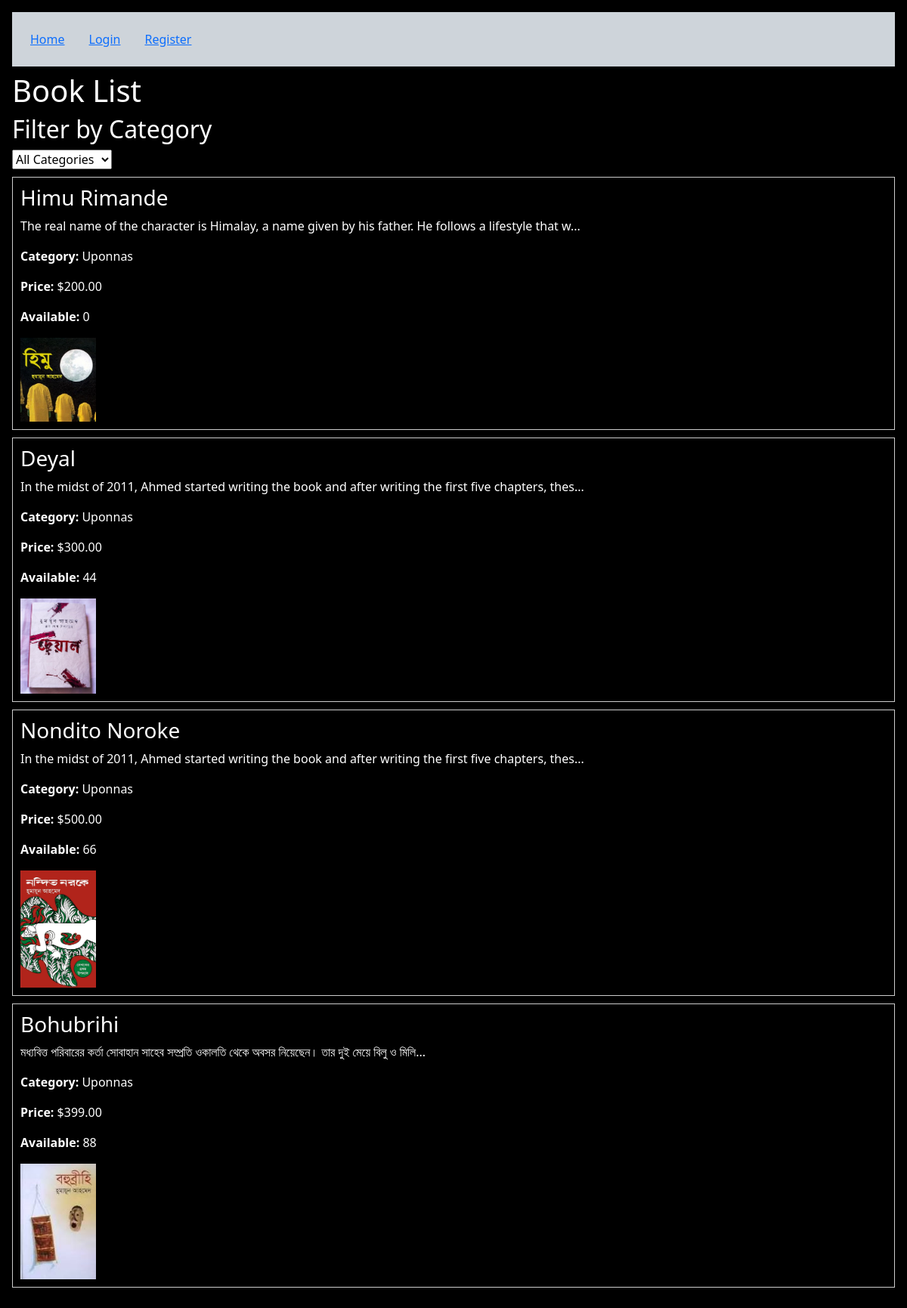
The page /books/ on the database its author committed.
### library/models.py (models this page shows, shortened)
class Book(models.Model):
    title = models.CharField(max_length=255)
    author = models.CharField(max_length=255)
    description = models.TextField()
    price = models.DecimalField(max_digits=10, decimal_places=2)
    image = models.ImageField(upload_to='book_images/', null=True, blank=True)
    quantity = models.IntegerField()
    category = models.ForeignKey(Category, on_delete=models.CASCADE, related_name='books', default=1)  # Assuming 1 is a valid category ID

class Category(models.Model):
    name = models.CharField(max_length=100)
    description = models.TextField(blank=True)

### library/views.py (the view)
# urls.py: path('books/', views.book_list, name='book_list'),
def book_list(request):
    categories = Category.objects.all()
    books = Book.objects.all()
    category_filter = request.GET.get('category')
    if category_filter:
        books = books.filter(category__id=category_filter)
    return render(request, 'library/book_list.html', {
        'categories': categories,
        'books': books,
    })

### library/templates/library/book_list.html (shortened to what this page needs)
{% extends 'library/base.html' %}
{% block content %}
<h1>Book List</h1>
<div>
    <h2>Filter by Category</h2>
    <form method="get">
        <select name="category" onchange="this.form.submit()">
            <option value="">All Categories</option>
        </select>
    </form>
</div>
<div>
    {% for book in books %}
        <div style="border: 1px solid #ccc; padding: 10px; margin: 10px 0;">
            <h3>{{ book.title }}</h3>
            <p>{{ book.description|slice:":100" }}{% if book.description|length > 100 %}...{% endif %}</p>
            <p><strong>Category:</strong> {{ book.category.name }}</p>
            <p><strong>Price:</strong> ${{ book.price }}</p>
            <p><strong>Available:</strong> {{ book.quantity }}</p>
            {% if book.image %}
                <img src="{{ book.image.url }}" alt="{{ book.title }}" style="width:100px;">
            {% endif %}
        </div>
    {% empty %}
        <p>No books found in this category.</p>
    {% endfor %}
</div>
{% endblock %}

### library/templates/library/base.html (shortened to what this page needs)
<!DOCTYPE html>
<html lang="en">
<head>
    <link href="https://cdn.jsdelivr.net/npm/bootstrap@5.3.3/dist/css/bootstrap.min.css" rel="stylesheet">
</head>
<body class="p-3 mb-2 bg-black text-white">
    <nav class="p-2 mb-2 bg-dark-subtle text-dark-emphasis  navbar navbar-expand-lg bg-body-tertiary">
        <a class="p-3" href="{% url 'home' %}">Home</a>
        {% if user.is_authenticated %}
            <a class="p-3" href="{% url 'profile' %}">Profile</a>
            <a class="p-3" href="{% url 'logout' %}">Logout</a>
        {% else %}
            <a class="p-3" href="{% url 'login' %}">Login</a>
            <a class="p-3" href="{% url 'register' %}">Register</a>
        {% endif %}
    </nav>
    <div>
        {% block content %}{% endblock %}
    </div>
</body>
</html>

### rows shown on the page
Book: title "Himu Rimande", description "The real name of the character is Himalay, a name given by his father. He follows a lifestyle that w", category.name "Uponnas", price "200.00", quantity "0", image (picture)
Book: title "Deyal", description "In the midst of 2011, Ahmed started writing the book and after writing the first five chapters, thes", category.name "Uponnas", price "300.00", quantity "44", image (picture)
Book: title "Nondito Noroke", description "In the midst of 2011, Ahmed started writing the book and after writing the first five chapters, thes", category.name "Uponnas", price "500.00", quantity "66", image (picture)
Book: title "Bohubrihi", description "মধ্যবিত্ত পরিবারের কর্তা সোবাহান সাহেব সম্প্রতি ওকালতি থেকে অবসর নিয়েছেন। তার দুই মেয়ে বিলু ও মিলি", category.name "Uponnas", price "399.00", quantity "88", image (picture)
